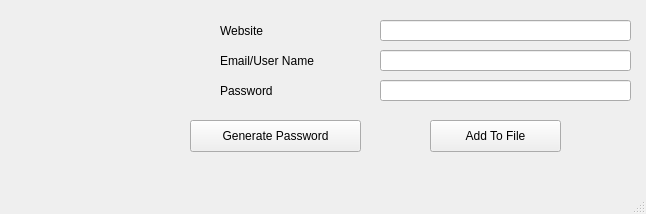
<?xml version="1.0" encoding="UTF-8"?>
<ui version="4.0">
 <class>MainWindow</class>
 <widget class="QMainWindow" name="MainWindow">
  <property name="geometry">
   <rect>
    <x>0</x>
    <y>0</y>
    <width>646</width>
    <height>214</height>
   </rect>
  </property>
  <property name="windowTitle">
   <string>MainWindow</string>
  </property>
  <widget class="QWidget" name="main_widget">
   <widget class="QLabel" name="img_label">
    <property name="geometry">
     <rect>
      <x>0</x>
      <y>-10</y>
      <width>201</width>
      <height>191</height>
     </rect>
    </property>
    <property name="minimumSize">
     <size>
      <width>201</width>
      <height>191</height>
     </size>
    </property>
    <property name="text">
     <string/>
    </property>
    <property name="pixmap">
     <pixmap>logo.png</pixmap>
    </property>
   </widget>
   <widget class="QLineEdit" name="website_edit">
    <property name="geometry">
     <rect>
      <x>380</x>
      <y>20</y>
      <width>251</width>
      <height>21</height>
     </rect>
    </property>
   </widget>
   <widget class="QLineEdit" name="email_edit">
    <property name="geometry">
     <rect>
      <x>380</x>
      <y>50</y>
      <width>251</width>
      <height>21</height>
     </rect>
    </property>
   </widget>
   <widget class="QLineEdit" name="password_edit">
    <property name="geometry">
     <rect>
      <x>380</x>
      <y>80</y>
      <width>251</width>
      <height>21</height>
     </rect>
    </property>
   </widget>
   <widget class="QLabel" name="website_label">
    <property name="geometry">
     <rect>
      <x>220</x>
      <y>20</y>
      <width>151</width>
      <height>21</height>
     </rect>
    </property>
    <property name="text">
     <string>Website</string>
    </property>
   </widget>
   <widget class="QLabel" name="email_label">
    <property name="geometry">
     <rect>
      <x>220</x>
      <y>50</y>
      <width>151</width>
      <height>21</height>
     </rect>
    </property>
    <property name="text">
     <string>Email/User Name</string>
    </property>
   </widget>
   <widget class="QLabel" name="password_label">
    <property name="geometry">
     <rect>
      <x>220</x>
      <y>80</y>
      <width>151</width>
      <height>21</height>
     </rect>
    </property>
    <property name="text">
     <string>Password</string>
    </property>
   </widget>
   <widget class="QPushButton" name="generate_button">
    <property name="geometry">
     <rect>
      <x>190</x>
      <y>120</y>
      <width>171</width>
      <height>32</height>
     </rect>
    </property>
    <property name="focusPolicy">
     <enum>Qt::StrongFocus</enum>
    </property>
    <property name="text">
     <string>Generate Password</string>
    </property>
   </widget>
   <widget class="QPushButton" name="add_to_file_button">
    <property name="geometry">
     <rect>
      <x>430</x>
      <y>120</y>
      <width>131</width>
      <height>32</height>
     </rect>
    </property>
    <property name="focusPolicy">
     <enum>Qt::StrongFocus</enum>
    </property>
    <property name="text">
     <string>Add To File</string>
    </property>
   </widget>
  </widget>
  <widget class="QStatusBar" name="statusbar"/>
 </widget>
 <resources/>
 <connections/>
</ui>
